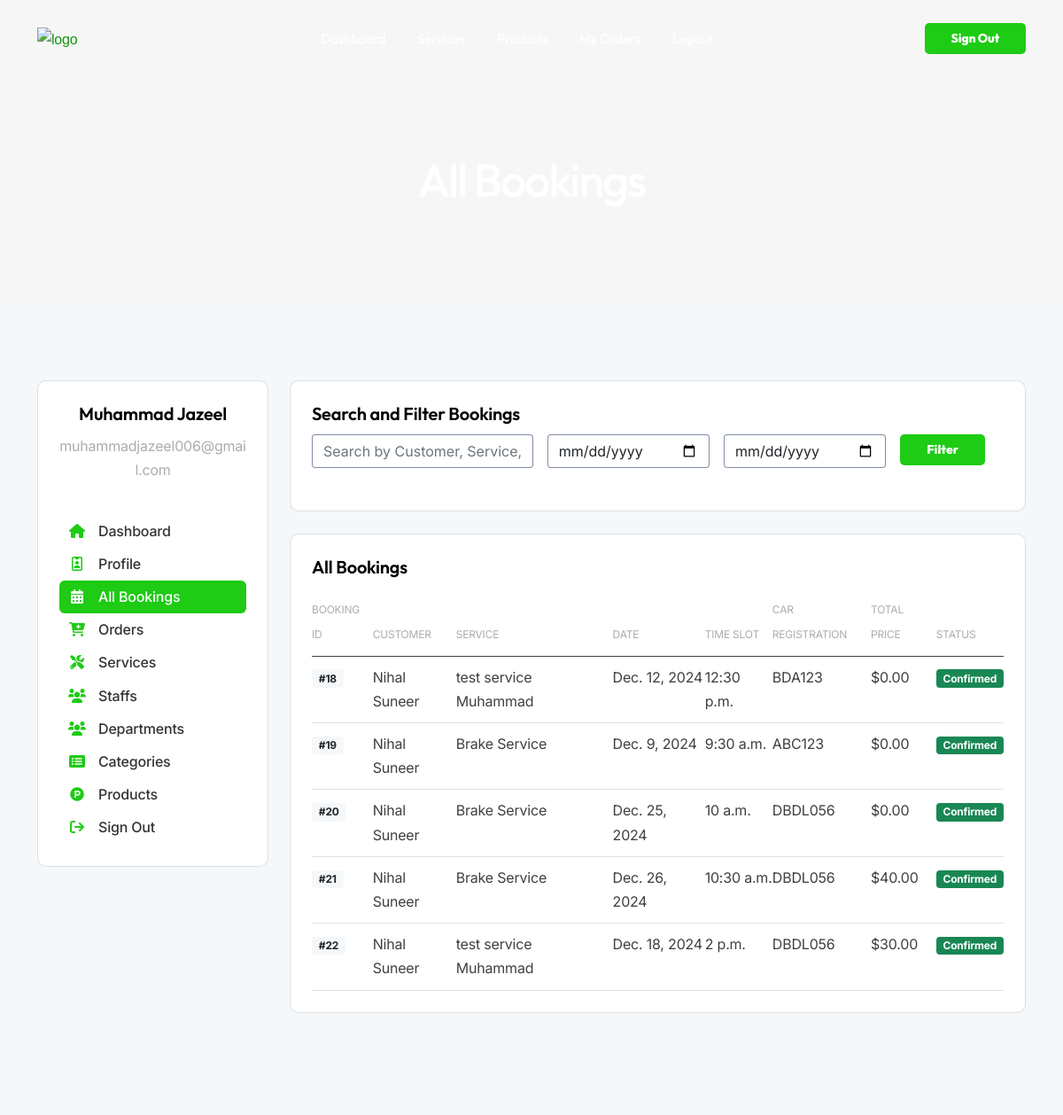
/reservations/bookings/ (signed in), run on an earlier commit of the app's database.
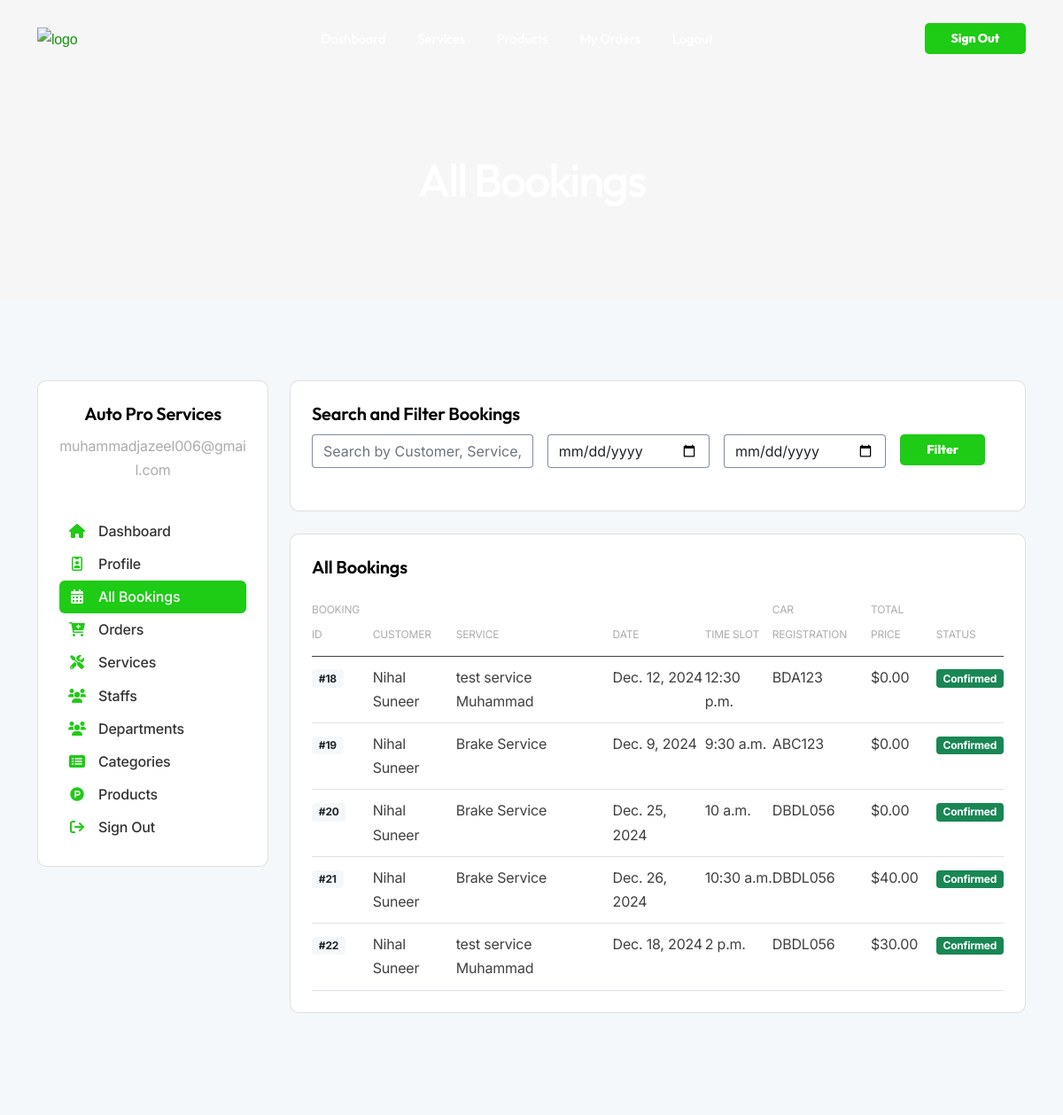
And on a later commit of the database.
### user/models.py (models this page shows, shortened)
class Account(AbstractUser):
    USER_TYPES = [
        ('customer', 'Customer'),
        ('vendor', 'Vendor'),
        ('admin', 'Admin'),
    ]
    username = None
    first_name = models.CharField(max_length=50)
    last_name = models.CharField(max_length=50)
    email = models.EmailField(max_length=100, unique=True)
    phone_number = models.CharField(max_length=15, unique=True)
    user_type = models.CharField(max_length=20, choices=USER_TYPES)
    address = models.TextField(blank=True, null=True)
    city = models.CharField(max_length=100, blank=True, null=True)  # New city field
    postal_code = models.CharField(max_length=20, blank=True, null=True)  # New postal code field
    profile_image = models.ImageField(upload_to='profile_images/', blank=True, null=True)  # Profile image
    is_customer = models.BooleanField(default=False)
    is_vendor = models.BooleanField(default=False)
    date_joined = models.DateTimeField(auto_now_add=True)
    last_login = models.DateTimeField(default=timezone.now)
    is_active = models.BooleanField(default=True)
    is_superuser = models.BooleanField(default=False)
    otp_code = models.CharField(max_length=6, blank=True, null=True)
    is_otp_verified = models.BooleanField(default=False)
    otp_generated_at = models.DateTimeField(null=True, blank=True)
    USERNAME_FIELD = 'email'
    REQUIRED_FIELDS = ['phone_number']
    objects = MyAccountManager()
    groups = models.ManyToManyField(
        'auth.Group',
        related_name='accounts',
        blank=True,
    )
    user_permissions = models.ManyToManyField(
        'auth.Permission',
        related_name='accounts',
        blank=True,
    )

class Vendor(models.Model):
    user = models.OneToOneField(Account, on_delete=models.CASCADE)
    business_name = models.CharField(max_length=255)
    business_license = models.CharField(max_length=255, null=True, blank=True)  # Business license
    business_email = models.EmailField(max_length=255, null=True, blank=True)  # Business email
    business_contact = models.CharField(max_length=15, null=True, blank=True)  # Business contact
    address = models.TextField(null=True, blank=True)  # Full address
    latitude = models.DecimalField(max_digits=9, decimal_places=6, null=True, blank=True)
    longitude = models.DecimalField(max_digits=9, decimal_places=6, null=True, blank=True)
    description = models.TextField(null=True, blank=True)  # Business description
    verification_status = models.CharField(
        max_length=20,
        choices=[
            ('pending', 'Pending'),
            ('approved', 'Approved'),
            ('rejected', 'Rejected')
        ],
        default='pending'
    )
    created_at = models.DateTimeField(auto_now_add=True)
    updated_at = models.DateTimeField(auto_now=True)

### reservation/views.py (the view, shortened to what this page needs)
# urls.py: path('bookings/', vendor_bookings, name='vendor_bookings'),
@login_required
def vendor_bookings(request):
    if request.user.user_type != 'vendor':
        messages.error(request, "You do not have permission to access this page.")
        return redirect('dashboard')
    vendor_reservations = Reservation.objects.filter(vendor=request.user).select_related('customer', 'service')
    search_query = request.GET.get('search', '')
    start_date = request.GET.get('start_date')
    end_date = request.GET.get('end_date')
    if start_date and end_date:
        vendor_reservations = vendor_reservations.filter(service_date__range=[start_date, end_date])
    context = {
        'vendor_reservations': vendor_reservations,
        'search_query': search_query,
        'start_date': start_date,
        'end_date': end_date,
    }
    return render(request, 'vendor/bookings/all_bookings.html', context)

### templates/vendor/bookings/all_bookings.html (shortened to what the changed rows need)
{% extends 'base.html' %}
{% load static %}
{% block content %}
<div id="wrapper">
    <div class="no-bottom no-top zebra" id="content">
        <section id="subheader" class="jarallax text-light">
            <div class="center-y relative text-center">
                <div class="container">
                    <div class="row">
                        <div class="col-md-12 text-center">
                            <h1>All Bookings</h1>
                        </div>
                    </div>
                </div>
            </div>
        </section>
        <section id="section-cars" class="bg-gray-100">
            <div class="container">
                <div class="row">
                    <div class="col-lg-3 mb30">
                        {% include 'includes/sidebar.html' %}
                    </div>
                    <div class="col-lg-9">
                        <div class="card p-4 rounded-5 mb25">
                            <table class="table de-table">
                                <thead>
                                    <tr>
                                        <th scope="col"><span class="text-uppercase fs-12 text-gray">Booking ID</span></th>
                                        <th scope="col"><span class="text-uppercase fs-12 text-gray">Customer</span></th>
                                        <th scope="col"><span class="text-uppercase fs-12 text-gray">Service</span></th>
                                        <th scope="col"><span class="text-uppercase fs-12 text-gray">Date</span></th>
                                        <th scope="col"><span class="text-uppercase fs-12 text-gray">Time Slot</span></th>
                                        <th scope="col"><span class="text-uppercase fs-12 text-gray">Car Registration</span></th>
                                        <th scope="col"><span class="text-uppercase fs-12 text-gray">Total Price</span></th>
                                        <th scope="col"><span class="text-uppercase fs-12 text-gray">Status</span></th>
                                    </tr>
                                </thead>
                            </table>
                        </div>
                    </div>
                </div>
            </div>
        </section>
    </div>
</div>
{% endblock %}

### templates/includes/sidebar.html
{% load static %}
<div class="card p-4 rounded-5">
    <div class="profile-info mb-3 text-center">
        <h4>
            {{ request.user.vendor.business_name }}
        </h4>
        <p class="text-gray">{{ request.user.email }}</p>
    </div>
    <ul class="menu-col">
        <li>
            <a href="{% url 'dashboard' %}" class="{% if request.path|slice:':10' == '/dashboard' %}active{% endif %}">
                <i class="fa fa-home"></i> Dashboard
            </a>
        </li>
        <li>
            <a href="{% url 'profile_view' %}" class="{% if '/users/profile_view/' in request.path %}active{% endif %}">
                <i class="fa-regular fa-id-badge"></i> Profile
            </a>
        </li>
        <li>
            <a href="{% url 'vendor_bookings' %}" class="{% if '/reservations/bookings/' in request.path %}active{% endif %}">
                <i class="fa fa-calendar-alt"></i> All Bookings
            </a>
        </li>
        <li>
            <a href="{% url 'vendor_orders' %}" class="{% if request.path|slice:':7' == '/orders' %}active{% endif %}">
                <i class="fa-solid fa-cart-plus"></i> Orders
            </a>
        </li>
        <li>
            <a href="{% url 'services' %}" class="{% if request.path|slice:':9' == '/services' %}active{% endif %}">
                <i class="fa-solid fa-screwdriver-wrench"></i> Services
            </a>
        </li>
        <li>
            <a href="{% url 'staffs' %}" class="{% if request.path|slice:':7' == '/staffs' %}active{% endif %}">
                <i class="fa fa-users"></i> Staffs
            </a>
        </li>
        <li>
            <a href="{% url 'departments' %}" class="{% if request.path|slice:':12' == '/departments' %}active{% endif %}">
                <i class="fa fa-users"></i> Departments
            </a>
        </li>
        <li>
            <a href="{% url 'list_categories' %}" class="{% if '/products/categories/' in request.path %}active{% endif %}">
                <i class="fa fa-list-alt"></i> Categories
            </a>
        </li>
        <li>
            <a href="{% url 'products' %}" class="{% if '/products/products/' in request.path %}active{% endif %}">
                <i class="fa-brands fa-product-hunt"></i> Products
            </a>
        </li>
        <li>
            <a href="{% url 'logout' %}" class="{% if request.path|slice:':7' == '/logout' %}active{% endif %}">
                <i class="fa fa-sign-out"></i> Sign Out
            </a>
        </li>
    </ul>
</div>

What changed in the data, as far as the page shows it:
changed Account "muhammadjazeel006@gmail.com": user.vendor.business_name "Muhammad Jazeel" → "Auto Pro Services"
